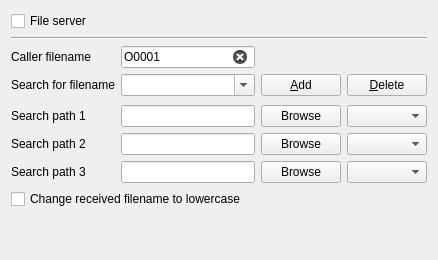
     <widget class="QWidget" name="fileServerTab">
      <attribute name="title">
       <string>File server</string>
      </attribute>
      <layout class="QVBoxLayout" name="verticalLayout_5">
       <item>
        <widget class="QCheckBox" name="fileServerCheckBox">
         <property name="toolTip">
          <string>&lt;!DOCTYPE HTML PUBLIC &quot;-//W3C//DTD HTML 4.0//EN&quot; &quot;http://www.w3.org/TR/REC-html40/strict.dtd&quot;&gt;
&lt;html&gt;&lt;head&gt;&lt;meta name=&quot;qrichtext&quot; content=&quot;1&quot; /&gt;&lt;style type=&quot;text/css&quot;&gt;
p, li { white-space: pre-wrap; }
&lt;/style&gt;&lt;/head&gt;&lt;body style=&quot; font-family:'Sans Serif'; font-size:9pt; font-weight:400; font-style:normal;&quot;&gt;
&lt;p style=&quot; margin-top:12px; margin-bottom:12px; margin-left:0px; margin-right:0px; -qt-block-indent:0; text-indent:0px;&quot;&gt;Serial port file server.&lt;/p&gt;
&lt;ul style=&quot;margin-top: 0px; margin-bottom: 0px; margin-left: 0px; margin-right: 0px; -qt-list-indent: 1;&quot;&gt;&lt;li style=&quot; font-family:'arial,sans-serif';&quot; style=&quot; margin-top:12px; margin-bottom:0px; margin-left:15px; margin-right:0px; -qt-block-indent:0; text-indent:0px;&quot;&gt;Start file server in EdytorNC&lt;/li&gt;
&lt;li style=&quot; font-family:'arial,sans-serif';&quot; style=&quot; margin-top:0px; margin-bottom:0px; margin-left:15px; margin-right:0px; -qt-block-indent:0; text-indent:0px;&quot;&gt;Send any file from CNC, it will be saved in computer (as is set in Autosave tab)&lt;/li&gt;
&lt;li style=&quot; font-family:'arial,sans-serif';&quot; style=&quot; margin-top:0px; margin-bottom:0px; margin-left:15px; margin-right:0px; -qt-block-indent:0; text-indent:0px;&quot;&gt;Send special program from CNC: &lt;/li&gt;
&lt;p style=&quot; margin-top:0px; margin-bottom:0px; margin-left:15px; margin-right:0px; -qt-block-indent:1; text-indent:0px;&quot;&gt;&lt;span style=&quot; font-family:'arial,sans-serif';&quot;&gt;%&lt;/span&gt;&lt;/p&gt;
&lt;p style=&quot; margin-top:0px; margin-bottom:0px; margin-left:15px; margin-right:0px; -qt-block-indent:1; text-indent:0px;&quot;&gt;&lt;span style=&quot; font-family:'arial,sans-serif';&quot;&gt;:0001(CALLER)&lt;/span&gt;&lt;span style=&quot; font-family:'arial,sans-serif'; font-style:italic;&quot;&gt; -&amp;gt; O0001 or 0001 set in File Server tab &lt;/span&gt;&lt;/p&gt;
&lt;p style=&quot; margin-top:0px; margin-bottom:0px; margin-left:15px; margin-right:0px; -qt-block-indent:1; text-indent:0px;&quot;&gt;&lt;span style=&quot; font-family:'arial,sans-serif';&quot;&gt;(0032)  &lt;/span&gt;&lt;span style=&quot; font-family:'arial,sans-serif'; font-style:italic;&quot;&gt;-&amp;gt; 0032 filename to send back to CNC&lt;/span&gt;&lt;/p&gt;
&lt;p style=&quot; margin-top:0px; margin-bottom:0px; margin-left:15px; margin-right:0px; -qt-block-indent:1; text-indent:0px;&quot;&gt;&lt;span style=&quot; font-family:'arial,sans-serif';&quot;&gt;M30&lt;/span&gt;&lt;/p&gt;
&lt;p style=&quot; margin-top:0px; margin-bottom:0px; margin-left:15px; margin-right:0px; -qt-block-indent:1; text-indent:0px;&quot;&gt;&lt;span style=&quot; font-family:'arial,sans-serif';&quot;&gt;%&lt;/span&gt;&lt;/p&gt;
&lt;li style=&quot; font-family:'arial,sans-serif';&quot; style=&quot; margin-top:0px; margin-bottom:0px; margin-left:15px; margin-right:0px; -qt-block-indent:0; text-indent:0px;&quot;&gt;&lt;span style=&quot; font-family:'Sans Serif';&quot;&gt;after time set in &amp;quot;Auto close transmission dialog:&amp;quot; file server will send back file 0032 (paths, file extension are set in File Server tab)&lt;/span&gt;&lt;/li&gt;
&lt;li style=&quot; font-family:'arial,sans-serif';&quot; style=&quot; margin-top:0px; margin-bottom:0px; margin-left:15px; margin-right:0px; -qt-block-indent:0; text-indent:0px;&quot;&gt;... and again ...&lt;/li&gt;&lt;/ul&gt;&lt;/body&gt;&lt;/html&gt;</string>
         </property>
         <property name="text">
          <string>File server</string>
         </property>
         <property name="checked">
          <bool>false</bool>
         </property>
        </widget>
       </item>
       <item>
        <widget class="Line" name="line_2">
         <property name="orientation">
          <enum>Qt::Horizontal</enum>
         </property>
        </widget>
       </item>
       <item>
        <layout class="QGridLayout" name="gridLayout_13">
         <item row="3" column="1">
          <spacer name="verticalSpacer_6">
           <property name="orientation">
            <enum>Qt::Vertical</enum>
           </property>
           <property name="sizeType">
            <enum>QSizePolicy::Preferred</enum>
           </property>
           <property name="sizeHint" stdset="0">
            <size>
             <width>20</width>
             <height>3</height>
            </size>
           </property>
          </spacer>
         </item>
         <item row="4" column="0">
          <widget class="QLabel" name="label_10">
           <property name="text">
            <string>Search path 1</string>
           </property>
          </widget>
         </item>
         <item row="4" column="1">
          <widget class="QLineEdit" name="searchPath1LineEdit">
           <property name="toolTip">
            <string>The first path to search for files.</string>
           </property>
           <property name="text">
            <string/>
           </property>
           <property name="readOnly">
            <bool>true</bool>
           </property>
           <property name="clearButtonEnabled">
            <bool>false</bool>
           </property>
          </widget>
         </item>
         <item row="4" column="3">
          <widget class="QPushButton" name="browse2PushButton">
           <property name="toolTip">
            <string/>
           </property>
           <property name="text">
            <string>Browse</string>
           </property>
           <property name="icon">
            <iconset resource="application.qrc">
             <normaloff>:/images/browse.png</normaloff>:/images/browse.png</iconset>
           </property>
          </widget>
         </item>
         <item row="4" column="4">
          <widget class="QComboBox" name="searchExt1ComboBox">
           <property name="toolTip">
            <string>File extension. 
If detected the filename will contain an extension, then this setting will be ignored</string>
           </property>
           <property name="editable">
            <bool>false</bool>
           </property>
           <property name="currentText">
            <string/>
           </property>
           <property name="duplicatesEnabled">
            <bool>false</bool>
           </property>
          </widget>
         </item>
         <item row="14" column="1">
          <widget class="QLineEdit" name="searchPath3LineEdit">
           <property name="toolTip">
            <string>The third path to search for files.</string>
           </property>
           <property name="readOnly">
            <bool>true</bool>
           </property>
          </widget>
         </item>
         <item row="14" column="4">
          <widget class="QComboBox" name="searchExt3ComboBox">
           <property name="toolTip">
            <string>File extension. 
If detected the filename will contain an extension, then this setting will be ignored</string>
           </property>
           <property name="editable">
            <bool>false</bool>
           </property>
          </widget>
         </item>
         <item row="14" column="0">
          <widget class="QLabel" name="label_18">
           <property name="text">
            <string>Search path 3</string>
           </property>
          </widget>
         </item>
         <item row="12" column="4">
          <widget class="QComboBox" name="searchExt2ComboBox">
           <property name="toolTip">
            <string>File extension. 
If detected the filename will contain an extension, then this setting will be ignored</string>
           </property>
           <property name="editable">
            <bool>false</bool>
           </property>
           <property name="duplicatesEnabled">
            <bool>false</bool>
           </property>
          </widget>
         </item>
         <item row="14" column="3">
          <widget class="QPushButton" name="browse4PushButton">
           <property name="text">
            <string>Browse</string>
           </property>
           <property name="icon">
            <iconset resource="application.qrc">
             <normaloff>:/images/browse.png</normaloff>:/images/browse.png</iconset>
           </property>
          </widget>
         </item>
         <item row="12" column="0">
          <widget class="QLabel" name="label_19">
           <property name="text">
            <string>Search path 2</string>
           </property>
          </widget>
         </item>
         <item row="12" column="3">
          <widget class="QPushButton" name="browse3PushButton">
           <property name="text">
            <string>Browse</string>
           </property>
           <property name="icon">
            <iconset resource="application.qrc">
             <normaloff>:/images/browse.png</normaloff>:/images/browse.png</iconset>
           </property>
          </widget>
         </item>
         <item row="12" column="1">
          <widget class="QLineEdit" name="searchPath2LineEdit">
           <property name="toolTip">
            <string>The second path to search for files.</string>
           </property>
           <property name="text">
            <string/>
           </property>
           <property name="readOnly">
            <bool>true</bool>
           </property>
          </widget>
         </item>
         <item row="0" column="0">
          <widget class="QLabel" name="label_7">
           <property name="text">
            <string>Caller filename</string>
           </property>
          </widget>
         </item>
         <item row="0" column="1">
          <widget class="QLineEdit" name="callerProgNameLineEdit">
           <property name="toolTip">
            <string>&quot;Caller program&quot;.
If program of that name will be received from CNC, it will be searched for a program filename to send back to CNC.
Set this file name as other files received from this machine.</string>
           </property>
           <property name="text">
            <string>O0001</string>
           </property>
           <property name="clearButtonEnabled">
            <bool>true</bool>
           </property>
          </widget>
         </item>
         <item row="2" column="1">
          <widget class="QComboBox" name="fileNameExpComboBox">
           <property name="toolTip">
            <string>&lt;!DOCTYPE HTML PUBLIC &quot;-//W3C//DTD HTML 4.0//EN&quot; &quot;http://www.w3.org/TR/REC-html40/strict.dtd&quot;&gt;
&lt;html&gt;&lt;head&gt;&lt;meta name=&quot;qrichtext&quot; content=&quot;1&quot; /&gt;&lt;style type=&quot;text/css&quot;&gt;
p, li { white-space: pre-wrap; }
&lt;/style&gt;&lt;/head&gt;&lt;body style=&quot; font-family:'Sans Serif'; font-size:9pt; font-weight:400; font-style:normal;&quot;&gt;
&lt;p style=&quot; margin-top:0px; margin-bottom:0px; margin-left:0px; margin-right:0px; -qt-block-indent:0; text-indent:0px;&quot;&gt;This field contains expression used to find filename in &amp;quot;Caller&amp;quot; program.&lt;/p&gt;
&lt;p style=&quot; margin-top:0px; margin-bottom:0px; margin-left:0px; margin-right:0px; -qt-block-indent:0; text-indent:0px;&quot;&gt;It must contain valid Qt regular expression (QRexExp). See &lt;a href=&quot;http://doc.qt.io/qt-5/qregexp.html&quot;&gt;&lt;span style=&quot; text-decoration: underline; color:#00a489;&quot;&gt;http://doc.qt.io/qt-5/qregexp.html&lt;/span&gt;&lt;/a&gt;&lt;/p&gt;
&lt;p style=&quot; margin-top:0px; margin-bottom:0px; margin-left:0px; margin-right:0px; -qt-block-indent:0; text-indent:0px;&quot;&gt;In EdytorNC you can check this expression in function &amp;quot;Clean up&amp;quot;&lt;/p&gt;&lt;/body&gt;&lt;/html&gt;</string>
           </property>
           <property name="editable">
            <bool>true</bool>
           </property>
          </widget>
         </item>
         <item row="2" column="4">
          <widget class="QPushButton" name="removeButton">
           <property name="toolTip">
            <string>Delete from list</string>
           </property>
           <property name="text">
            <string>&amp;Delete</string>
           </property>
           <property name="icon">
            <iconset resource="application.qrc">
             <normaloff>:/images/list-remove.png</normaloff>:/images/list-remove.png</iconset>
           </property>
          </widget>
         </item>
         <item row="2" column="3">
          <widget class="QPushButton" name="addButton">
           <property name="toolTip">
            <string>Add to list</string>
           </property>
           <property name="text">
            <string>&amp;Add</string>
           </property>
           <property name="icon">
            <iconset resource="application.qrc">
             <normaloff>:/images/add.png</normaloff>:/images/add.png</iconset>
           </property>
          </widget>
         </item>
         <item row="2" column="0">
          <widget class="QLabel" name="label_14">
           <property name="text">
            <string>Search for filename</string>
           </property>
          </widget>
         </item>
        </layout>
       </item>
       <item>
        <layout class="QGridLayout" name="gridLayout_14">
         <item row="0" column="0">
          <widget class="QCheckBox" name="fileNameLowerCaseCheckBox">
           <property name="toolTip">
            <string>Filename extracted from Caller program will be changed to lowercase characters (maybe important if your OS is case sensitive).</string>
           </property>
           <property name="text">
            <string>Change received filename to lowercase</string>
           </property>
          </widget>
         </item>
        </layout>
       </item>
       <item>
        <spacer name="verticalSpacer_5">
         <property name="orientation">
          <enum>Qt::Vertical</enum>
         </property>
         <property name="sizeHint" stdset="0">
          <size>
           <width>20</width>
           <height>40</height>
          </size>
         </property>
        </spacer>
       </item>
      </layout>
     </widget>
